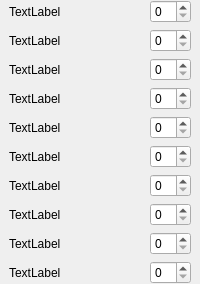
            <widget class="QWidget" name="tab_5">
             <attribute name="title">
              <string>SBM</string>
             </attribute>
             <layout class="QVBoxLayout" name="verticalLayout_2">
              <property name="leftMargin">
               <number>0</number>
              </property>
              <property name="topMargin">
               <number>0</number>
              </property>
              <property name="rightMargin">
               <number>0</number>
              </property>
              <property name="bottomMargin">
               <number>0</number>
              </property>
              <item>
               <layout class="QHBoxLayout" name="horizontalLayout_16">
                <property name="leftMargin">
                 <number>9</number>
                </property>
                <property name="rightMargin">
                 <number>9</number>
                </property>
                <item>
                 <widget class="QLabel" name="label_17">
                  <property name="text">
                   <string>TextLabel</string>
                  </property>
                 </widget>
                </item>
                <item>
                 <spacer name="horizontalSpacer_15">
                  <property name="orientation">
                   <enum>Qt::Horizontal</enum>
                  </property>
                  <property name="sizeHint" stdset="0">
                   <size>
                    <width>40</width>
                    <height>20</height>
                   </size>
                  </property>
                 </spacer>
                </item>
                <item>
                 <widget class="QSpinBox" name="spinBox_11"/>
                </item>
               </layout>
              </item>
              <item>
               <layout class="QHBoxLayout" name="horizontalLayout_19">
                <property name="leftMargin">
                 <number>9</number>
                </property>
                <property name="rightMargin">
                 <number>9</number>
                </property>
                <item>
                 <widget class="QLabel" name="label_18">
                  <property name="text">
                   <string>TextLabel</string>
                  </property>
                 </widget>
                </item>
                <item>
                 <spacer name="horizontalSpacer_16">
                  <property name="orientation">
                   <enum>Qt::Horizontal</enum>
                  </property>
                  <property name="sizeHint" stdset="0">
                   <size>
                    <width>40</width>
                    <height>20</height>
                   </size>
                  </property>
                 </spacer>
                </item>
                <item>
                 <widget class="QSpinBox" name="spinBox_12"/>
                </item>
               </layout>
              </item>
              <item>
               <layout class="QHBoxLayout" name="horizontalLayout_20">
                <property name="leftMargin">
                 <number>9</number>
                </property>
                <property name="rightMargin">
                 <number>9</number>
                </property>
                <item>
                 <widget class="QLabel" name="label_19">
                  <property name="text">
                   <string>TextLabel</string>
                  </property>
                 </widget>
                </item>
                <item>
                 <spacer name="horizontalSpacer_17">
                  <property name="orientation">
                   <enum>Qt::Horizontal</enum>
                  </property>
                  <property name="sizeHint" stdset="0">
                   <size>
                    <width>40</width>
                    <height>20</height>
                   </size>
                  </property>
                 </spacer>
                </item>
                <item>
                 <widget class="QSpinBox" name="spinBox_13"/>
                </item>
               </layout>
              </item>
              <item>
               <layout class="QHBoxLayout" name="horizontalLayout_21">
                <property name="leftMargin">
                 <number>9</number>
                </property>
                <property name="rightMargin">
                 <number>9</number>
                </property>
                <item>
                 <widget class="QLabel" name="label_20">
                  <property name="text">
                   <string>TextLabel</string>
                  </property>
                 </widget>
                </item>
                <item>
                 <spacer name="horizontalSpacer_18">
                  <property name="orientation">
                   <enum>Qt::Horizontal</enum>
                  </property>
                  <property name="sizeHint" stdset="0">
                   <size>
                    <width>40</width>
                    <height>20</height>
                   </size>
                  </property>
                 </spacer>
                </item>
                <item>
                 <widget class="QSpinBox" name="spinBox_14"/>
                </item>
               </layout>
              </item>
              <item>
               <layout class="QHBoxLayout" name="horizontalLayout_22">
                <property name="leftMargin">
                 <number>9</number>
                </property>
                <property name="rightMargin">
                 <number>9</number>
                </property>
                <item>
                 <widget class="QLabel" name="label_21">
                  <property name="text">
                   <string>TextLabel</string>
                  </property>
                 </widget>
                </item>
                <item>
                 <spacer name="horizontalSpacer_19">
                  <property name="orientation">
                   <enum>Qt::Horizontal</enum>
                  </property>
                  <property name="sizeHint" stdset="0">
                   <size>
                    <width>40</width>
                    <height>20</height>
                   </size>
                  </property>
                 </spacer>
                </item>
                <item>
                 <widget class="QSpinBox" name="spinBox_15"/>
                </item>
               </layout>
              </item>
              <item>
               <layout class="QHBoxLayout" name="horizontalLayout_23">
                <property name="leftMargin">
                 <number>9</number>
                </property>
                <property name="rightMargin">
                 <number>9</number>
                </property>
                <item>
                 <widget class="QLabel" name="label_22">
                  <property name="text">
                   <string>TextLabel</string>
                  </property>
                 </widget>
                </item>
                <item>
                 <spacer name="horizontalSpacer_20">
                  <property name="orientation">
                   <enum>Qt::Horizontal</enum>
                  </property>
                  <property name="sizeHint" stdset="0">
                   <size>
                    <width>40</width>
                    <height>20</height>
                   </size>
                  </property>
                 </spacer>
                </item>
                <item>
                 <widget class="QSpinBox" name="spinBox_16"/>
                </item>
               </layout>
              </item>
              <item>
               <layout class="QHBoxLayout" name="horizontalLayout_24">
                <property name="leftMargin">
                 <number>9</number>
                </property>
                <property name="rightMargin">
                 <number>9</number>
                </property>
                <item>
                 <widget class="QLabel" name="label_23">
                  <property name="text">
                   <string>TextLabel</string>
                  </property>
                 </widget>
                </item>
                <item>
                 <spacer name="horizontalSpacer_21">
                  <property name="orientation">
                   <enum>Qt::Horizontal</enum>
                  </property>
                  <property name="sizeHint" stdset="0">
                   <size>
                    <width>40</width>
                    <height>20</height>
                   </size>
                  </property>
                 </spacer>
                </item>
                <item>
                 <widget class="QSpinBox" name="spinBox_17"/>
                </item>
               </layout>
              </item>
              <item>
               <layout class="QHBoxLayout" name="horizontalLayout_25">
                <property name="leftMargin">
                 <number>9</number>
                </property>
                <property name="rightMargin">
                 <number>9</number>
                </property>
                <item>
                 <widget class="QLabel" name="label_24">
                  <property name="text">
                   <string>TextLabel</string>
                  </property>
                 </widget>
                </item>
                <item>
                 <spacer name="horizontalSpacer_22">
                  <property name="orientation">
                   <enum>Qt::Horizontal</enum>
                  </property>
                  <property name="sizeHint" stdset="0">
                   <size>
                    <width>40</width>
                    <height>20</height>
                   </size>
                  </property>
                 </spacer>
                </item>
                <item>
                 <widget class="QSpinBox" name="spinBox_18"/>
                </item>
               </layout>
              </item>
              <item>
               <layout class="QHBoxLayout" name="horizontalLayout_26">
                <property name="leftMargin">
                 <number>9</number>
                </property>
                <property name="rightMargin">
                 <number>9</number>
                </property>
                <item>
                 <widget class="QLabel" name="label_25">
                  <property name="text">
                   <string>TextLabel</string>
                  </property>
                 </widget>
                </item>
                <item>
                 <spacer name="horizontalSpacer_23">
                  <property name="orientation">
                   <enum>Qt::Horizontal</enum>
                  </property>
                  <property name="sizeHint" stdset="0">
                   <size>
                    <width>40</width>
                    <height>20</height>
                   </size>
                  </property>
                 </spacer>
                </item>
                <item>
                 <widget class="QSpinBox" name="spinBox_19"/>
                </item>
               </layout>
              </item>
              <item>
               <layout class="QHBoxLayout" name="horizontalLayout_27">
                <property name="leftMargin">
                 <number>9</number>
                </property>
                <property name="rightMargin">
                 <number>9</number>
                </property>
                <item>
                 <widget class="QLabel" name="label_26">
                  <property name="text">
                   <string>TextLabel</string>
                  </property>
                 </widget>
                </item>
                <item>
                 <spacer name="horizontalSpacer_24">
                  <property name="orientation">
                   <enum>Qt::Horizontal</enum>
                  </property>
                  <property name="sizeHint" stdset="0">
                   <size>
                    <width>40</width>
                    <height>20</height>
                   </size>
                  </property>
                 </spacer>
                </item>
                <item>
                 <widget class="QSpinBox" name="spinBox_20"/>
                </item>
               </layout>
              </item>
             </layout>
             <zorder></zorder>
             <zorder></zorder>
             <zorder></zorder>
             <zorder></zorder>
             <zorder></zorder>
             <zorder></zorder>
             <zorder></zorder>
             <zorder></zorder>
             <zorder></zorder>
             <zorder></zorder>
            </widget>
